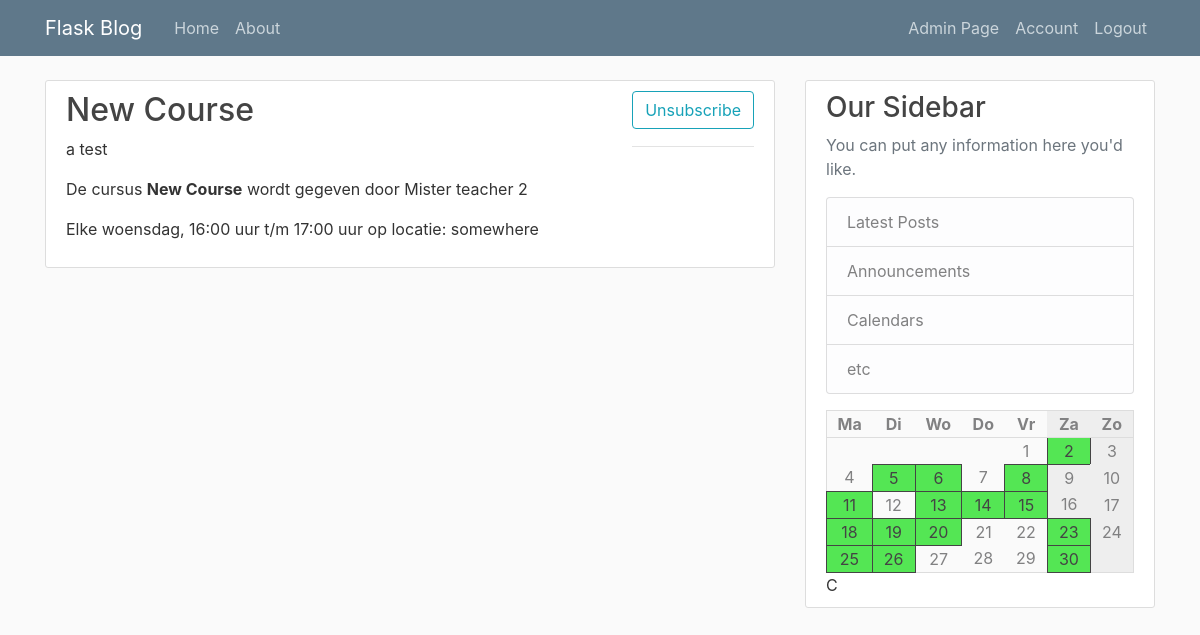
The page /course/2 (signed in) on the database its author committed.
### pgmles/models.py (models this page shows, shortened)
class Course(db.Model):
    id = db.Column(db.Integer, primary_key=True)
    name = db.Column(db.String(100), nullable=False)
    description = db.Column(db.Text, nullable=False)
    teacher_id = db.Column(db.Integer, db.ForeignKey('user.id'), nullable=False)
    weekday = db.Column(db.Integer, nullable=False)
    start = db.Column(db.String(10), nullable=False, default=datetime.utcnow)
    end = db.Column(db.String(10), nullable=False, default=datetime.utcnow)
    location = db.Column(db.String(120), nullable=False)

class User(db.Model, UserMixin):
    id = db.Column(db.Integer, primary_key=True)
    type = db.Column(db.String(6), nullable=False, default="client")
    username = db.Column(db.String(20), unique=True, nullable=False)
    email = db.Column(db.String(120), unique=True, nullable=False)
    image_file = db.Column(db.String(20), nullable=False, default='default.jpg')
    password = db.Column(db.String(60), nullable=False)

### pgmles/routes.py (the view)
@app.route("/course/<int:course_id>", methods=[ 'GET', 'POST' ])
def course(course_id):
    form = SubscribeForm()
    form2 = UnsubscribeForm()
    teachers = User.query.filter_by(type='teacher')
    subscribed = None
    if current_user.is_authenticated:
        subscribed = CourseMember.query.filter_by(user_id=current_user.id, course_id=course_id).first()
    if form.validate_on_submit() and not subscribed:
        course = CourseMember(user_id=current_user.id, course_id=course_id)
        db.session.add(course)
        db.session.commit()
        flash('You have subscribed to this course!', 'success')
        return redirect(url_for('account'))
    if form2.validate_on_submit() and subscribed:
        db.session.delete(subscribed)
        db.session.commit()
        flash('You been have Unsubscribed to this course!', 'success')
        return redirect(url_for('account'))
    course = Course.query.get_or_404(course_id)
    return render_template('course.html', calendar=calendar, title=course.name, course=course, form=form, form2=form2, show=not subscribed, teachers=teachers)

### pgmles/forms.py
class SubscribeForm(FlaskForm):
    lang_id = HiddenField()
    submit = SubmitField('Subscribe')

class UnsubscribeForm(FlaskForm):
    lang_id = HiddenField()
    submit = SubmitField('Unsubscribe')

### pgmles/models.py (called while the page is built)
@login_manager.user_loader
def load_user(user_id):
    return User.query.get(int(user_id))

### pgmles/templates/course.html (shortened to what this page needs)
{% extends "layout.html" %}
{% block content %}
    <article class="media content-section">
        <div class="media-body">
            <h2><a class="article-title" href="{{url_for('course', course_id=course.id)}}">
              {{ course.name }}
            </a></h2>
            <p>{{course.description}}</p>
            <p>De cursus <b>{{course.name}}</b> wordt gegeven door
              {% for teacher in teachers %}
                {{ teacher.username if teacher.id == course.teacher_id }}
              {% endfor %}
            </p>
            <p>Elke {{ ['maandag', 'dinsdag', 'woensdag', 'donderdag', 'vrijdag', 'zaterdag', 'zondag'][course.weekday] }}, {{ course.start }} uur t/m {{ course.end }} uur op locatie: {{ course.location }}</p>
          </div>
        <div class="article-metadata">
            {% if current_user.is_authenticated %}
                {% if show %}
                <form method="POST" action="">
                    {{ form.hidden_tag() }}
                    <div class="form-group">
                        {{ form.submit(class="btn btn-outline-info") }}
                    </div>
                </form>
                {% else %}
                <form method="POST" action="">
                    <div class="form-group">
                        {{ form2.submit(class="btn btn-outline-info") }}
                    </div>
                </form>
                {%endif%}
            {% else %}
                <p> Please Log in to subscribe to course</p>
            {% endif %}
        </div>
    </article>
{% endblock content %}

### pgmles/static/main.css (style rules this page uses)
body { background: #fafafa; color: #333333; margin-top: 5rem; }
h1, h2, h3, h4, h5, h6 { color: #444444; }
.content-section { background: #ffffff; padding: 10px 20px; border: 1px solid #dddddd; border-radius: 3px; margin-bottom: 20px; }
.article-title { color: #444444; }
.article-metadata { padding-bottom: 1px; margin-bottom: 4px; border-bottom: 1px solid #e3e3e3 }

### rows shown on the page
Course: name "New Course", description "a test", weekday "woensdag", start "16:00", end "17:00", location "somewhere"
User: username "Mister teacher 2"

### other values the page prints
{{ day }} "Ma" "Di" "Wo" "Do" "Vr" "Za" "Zo"
{{ day if day }} "1" "2" "3" "4" "5" "6" "7" "8" "9" "10" "11" "12" "13" "14" "15" "16" "17" "18" "19" "20" "21" "22" "23" "24" "25" "26" "27" "28" "29" "30"
{{ calendar.nextlesson }} "C"
